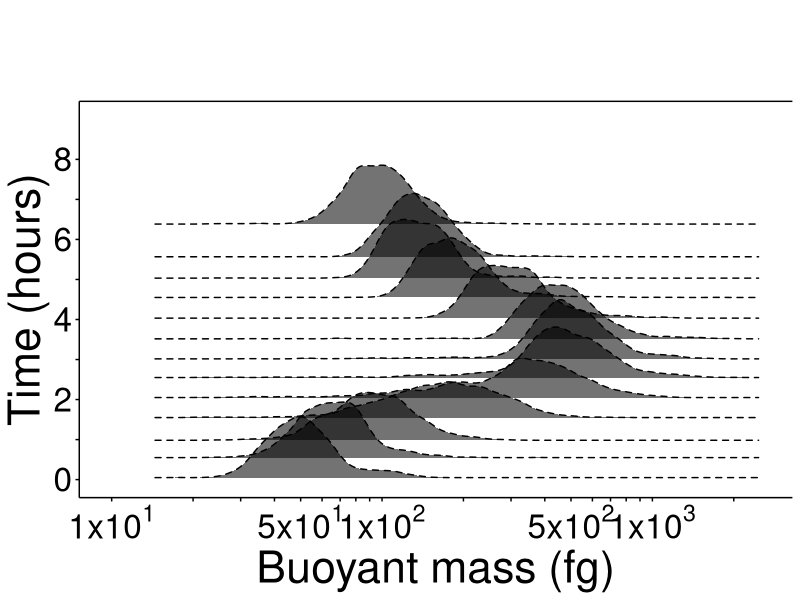
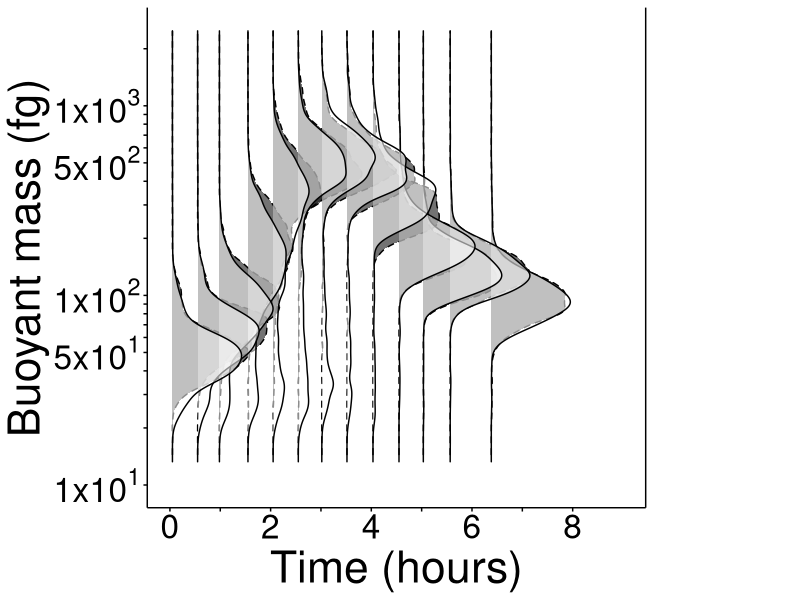
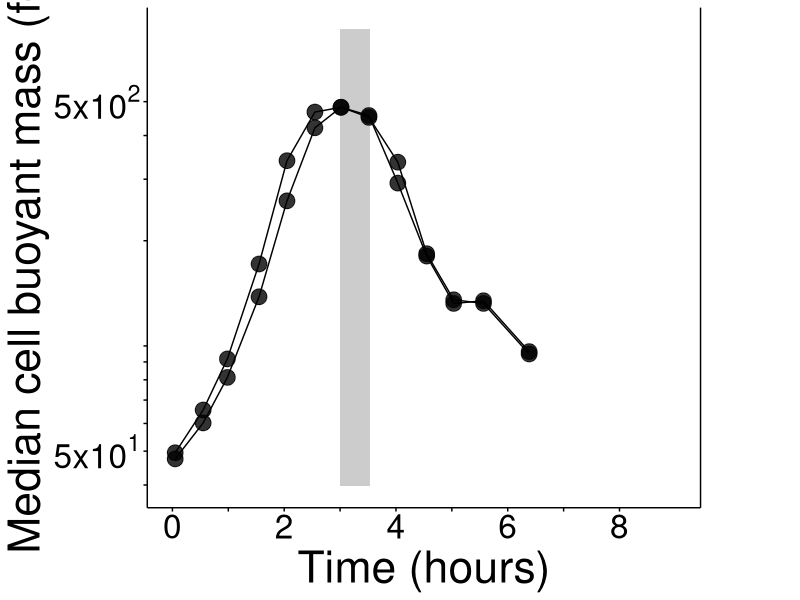
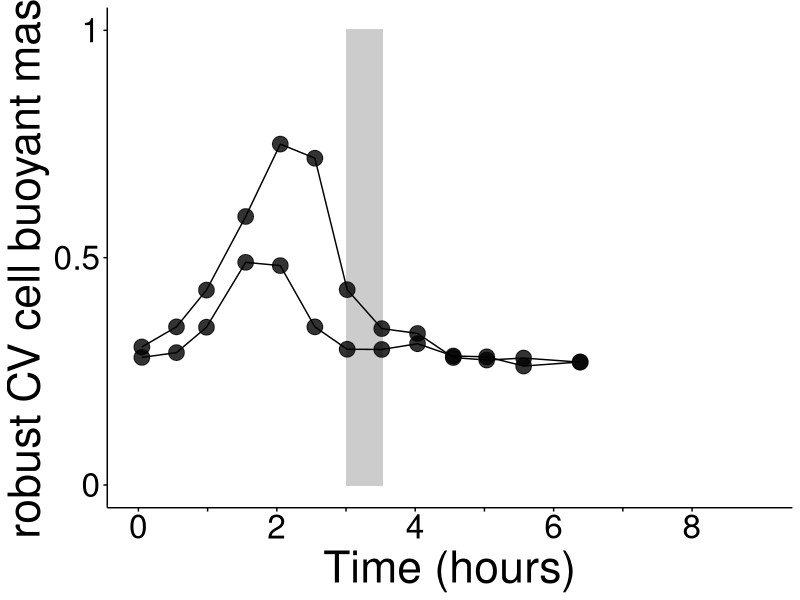

These charts were generated, in order, by the following R code:
require("tidyverse")
require("ggridges")
#load data
#set the path to wherever you store the data
data_fig1b <- read.csv("Fig1b1e_SF2b_1G07_1E3_Data_withMetadata.csv")
head(data_fig1b)
tail(data_fig1b)
#
#
#split dataset by replicate
data_fig1b_rep1 <- subset(data_fig1b, data_fig1b$rep == "rep1")
data_fig1b_rep2 <- subset(data_fig1b, data_fig1b$rep == "rep2")
#
#
#calculate mean and median buoyant mass by well for each replicate
#rep1
rep1_groupmean <- tapply(data_fig1b_rep1$Mass, data_fig1b_rep1$SampleTime, mean)
rep1_groupmedian <- tapply(data_fig1b_rep1$Mass, data_fig1b_rep1$SampleTime, median)
rep1_groupIQR <- tapply(data_fig1b_rep1$Mass, data_fig1b_rep1$SampleTime, IQR)
rep1_group_Time_min <- sort(unique(data_fig1b_rep1$SampleTime))
#make a new dataframe of statistics
rep1_stats <- data.frame("Time_min" = rep1_group_Time_min, "meanmass" = rep1_groupmean, "medianmass" = rep1_groupmedian, "IQR" = rep1_groupIQR)
rep1_stats$rCV <- 0.741*rep1_stats$IQR / rep1_stats$medianmass
rep1_stats$Time_hrs <- rep1_stats$Time_min /60
rep1_stats$rep <- rep(1, 13)
#
rep1_stats
#
#rep2
rep2_groupmean <- tapply(data_fig1b_rep2$Mass, data_fig1b_rep2$SampleTime, mean)
rep2_groupmedian <- tapply(data_fig1b_rep2$Mass, data_fig1b_rep2$SampleTime, median)
rep2_groupIQR <- tapply(data_fig1b_rep2$Mass, data_fig1b_rep2$SampleTime, IQR)
rep2_group_Time_min <- sort(unique(data_fig1b_rep2$SampleTime))
#make a new dataframe of statistics
rep2_stats <- data.frame("Time_min" = rep2_group_Time_min, "meanmass" = rep2_groupmean, "medianmass" = rep2_groupmedian, "IQR" = rep2_groupIQR)
rep2_stats$rCV <- 0.741*rep2_stats$IQR / rep2_stats$medianmass
rep2_stats$Time_hrs <- rep2_stats$Time_min /60
rep2_stats$rep <- rep(2, 13)
#
rep2_stats
#
#combine summary stats
bothreps_stats <- rbind(rep1_stats, rep2_stats)
bothreps_stats
#
#
#PLOTS
#
#Figure 1b step 1
#first make plot with replicate 1
temp_1B_rep1 <- ggplot(data_fig1b_rep1, aes(x = Mass, y = SampleTime_hrs, group = SampleTime_hrs, alpha = 0.3)) + ggridges::geom_density_ridges(scale = 3, show.legend = FALSE, fill = "black", linetype = "dashed") +  scale_x_continuous(name = "Buoyant mass (fg)", limits = c(10, 2500), breaks = c(10, 20, 30, 40, 50, 60, 70, 80, 90, 100, 200, 300, 400, 500, 600, 700, 800, 900, 1000, 2000), labels = c(expression("1x10"^1), "", "", "", expression("5x10"^1), "", "", "", "", expression("1x10"^2), "", "", "", expression("5x10"^2), "", "", "", "", expression("1x10"^3), ""), trans = "log10", sec.axis = sec_axis(trans = ~.*1, breaks = c(50, 500), labels = c(0.001, 0.01), name = expression("OD"[600]))) + scale_y_continuous(name = "Time (hours)", limits = c(0,9), breaks = seq(0, 8, 1), labels = c(0,"", 2,"", 4,"", 6, "", 8)) + theme(legend.position = "none", strip.background = element_blank(), strip.text = element_blank(), panel.background = element_blank(), axis.line.x = element_line(colour = "black"), axis.text.x.top = element_text(colour = "white"), axis.line.y = element_line(colour = "black"), axis.ticks = element_line(colour = "black"), axis.ticks.x.top = element_blank(), axis.ticks.y.right = element_blank(),  panel.grid.minor = element_blank(), panel.grid.major = element_blank(), axis.text.y = element_text(colour = "black", size = 24), axis.text.y.right = element_text(colour = "white"), axis.text.x = element_text(colour = "black", size = 24), axis.title.y = element_text(size = 32, angle = 90), axis.title.x = element_text(size = 32), axis.title.x.top = element_text(colour = "white"), axis.title.y.right = element_text(colour = "white"))
temp_1B_rep1
#
#Figure 1b step 2
#make overlay of rep2 on top of previously made plot of rep 1
temp_1B_bothreps <- temp_1B_rep1 + ggridges::geom_density_ridges(data = data_fig1b_rep2, aes(x = Mass, y = SampleTime_hrs, group = SampleTime_hrs, alpha = 0.3), scale = 3, show.legend = FALSE, fill = "gray100")
#
#Figure 1b Final step
#invert axes of previously made overlay plot
Figure1B <- temp_1B_bothreps +coord_flip()
Figure1B
#
#
#New Figure 1d
Figure1D <- ggplot(data = bothreps_stats, aes(y= medianmass, x = Time_hrs)) +geom_rect(aes(xmin = 181/60, xmax = 211/60, ymin = 40, ymax = 800), colour = "gray80", fill = "gray80") +geom_point(shape = 21, fill = "black", size = 5, alpha = 0.8) +geom_line(aes(group = as.factor(rep)), linetype = "solid") +scale_x_continuous(limits = c(0, 9), breaks = seq(0, 8, 1), labels = c(0, "", 2, "", 4, "", 6, "", 8)) +scale_y_continuous(limits = c(40, 800), breaks = c(40, 50, 60, 70, 80, 90, 100, 200, 300, 400, 500), labels = c(expression("", "5x10"^1), "", "", "", "", "", "", "", "", expression("5x10"^2)), trans = "log", sec.axis = sec_axis(trans = ~.*1, breaks = c(50, 500), labels = c(0.001, 0.01), expression("OD"[600]))) + xlab('Time (hours)') + ylab('Median cell buoyant mass (fg)') + theme(legend.position = "none", strip.background = element_blank(), strip.text = element_blank(), panel.background = element_blank(), axis.line.x = element_line(colour = "black"), axis.line.y = element_line(colour = "black"), axis.ticks.x = element_line(colour = "black"), axis.ticks.y = element_line(colour = "black"), axis.ticks.y.right = element_blank(), panel.grid.minor = element_blank(), panel.grid.major = element_blank(), axis.text.y = element_text(colour = "black", size = 24), axis.text.y.right = element_text(colour = "white"), axis.text.x = element_text(colour = "black", size = 24), axis.title.y = element_text(size = 32, angle = 90), axis.title.y.right = element_text(colour = "white"), axis.title.x = element_text(size = 32))
Figure1D
#
#
#Supplemental Figure 2B
#plot of CV and rCV vs time of each replicate
SuppFigure2B <- ggplot(data = bothreps_stats, aes(y= rCV, x = Time_hrs)) +geom_rect(aes(xmin = 181/60, xmax = 211/60, ymin = 0, ymax = 1), colour = "gray80", fill = "gray80") +geom_point(shape = 21, fill = "black", size = 5, alpha = 0.8) +geom_line(aes(group = as.factor(rep)), linetype = "solid")  +scale_x_continuous(limits = c(0, 9), breaks = seq(0, 8, 1), labels = c(0, "", 2, "", 4, "", 6, "", 8)) +scale_y_continuous(limits = c(0, 1), breaks = c(0, 0.5, 1), labels = c(0, 0.5, 1)) + xlab('Time (hours)') + ylab('robust CV cell buoyant mass') + theme(legend.position = "none", strip.background = element_blank(), strip.text = element_blank(), panel.background = element_blank(), axis.line.x = element_line(colour = "black"), axis.line.y = element_line(colour = "black"), axis.ticks.x = element_line(colour = "black"), axis.ticks.y = element_line(colour = "black"), panel.grid.minor = element_blank(), panel.grid.major = element_blank(), axis.text.y = element_text(colour = "black", size = 24), axis.text.x = element_text(colour = "black", size = 24), axis.title.y = element_text(size = 32, angle = 90), axis.title.x = element_text(size = 32))
SuppFigure2B
#
#